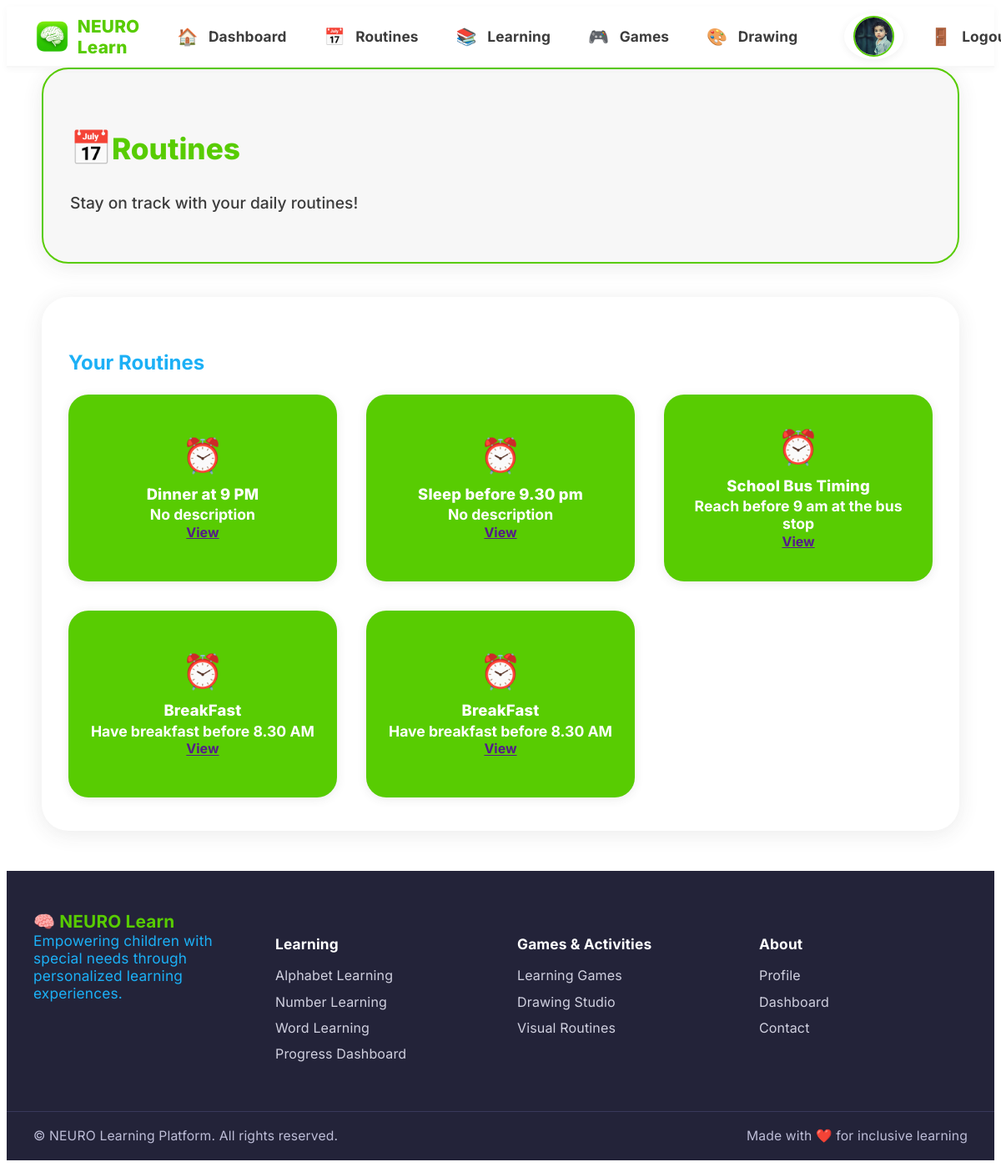
Screenshot of /routines/ (signed in) with the database file from the repository.
### apps/users/models.py (models this page shows, shortened)
class CustomUser(AbstractUser):
    class UserRole(models.TextChoices):
        PARENT = 'parent', _('Parent')
        THERAPIST = 'therapist', _('Therapist')
        TEACHER = 'teacher', _('Teacher')
        CHILD = 'child', _('Child')
    email = models.EmailField(_('email address'), unique=True)
    role = models.CharField(
        max_length=20,
        choices=UserRole.choices,
        default=UserRole.PARENT,
        help_text=_('User role in the system')
    )
    username = models.CharField(max_length=150, unique=True, blank=True, null=True)
    phone_number = models.CharField(max_length=15, blank=True, null=True)
    date_of_birth = models.DateField(blank=True, null=True)
    profile_picture = models.ImageField(upload_to='profile_pics/', blank=True, null=True)
    USERNAME_FIELD = 'email'
    REQUIRED_FIELDS = ['username', 'role']
    class Meta:
        verbose_name = _('user')
        verbose_name_plural = _('users')

### apps/routines/models.py (models this page shows, shortened)
class Routine(models.Model):
    title = models.CharField(max_length=200)
    description = models.TextField(blank=True, null=True)
    created_by = models.ForeignKey(
        settings.AUTH_USER_MODEL,
        on_delete=models.CASCADE,
        related_name='created_routines'
    )
    assigned_to = models.ManyToManyField(
        settings.AUTH_USER_MODEL,
        related_name='assigned_routines',
        limit_choices_to={'role': 'child'}
    )
    is_active = models.BooleanField(default=True)
    created_at = models.DateTimeField(auto_now_add=True)
    updated_at = models.DateTimeField(auto_now=True)
    class Meta:
        ordering = ['-created_at']

### apps/routines/views.py (the view, shortened to what this page needs)
# urls.py: path('', views.routine_list, name='routine_list'),
@login_required
def routine_list(request):
    user = request.user
    if user.role == 'child':
        routines = Routine.objects.filter(
            assigned_to=user,
            is_active=True
        )
    elif user.role in ['therapist', 'teacher']:
        routines = Routine.objects.filter(created_by=user)
    else:
        routines = Routine.objects.none()
    context = {
        'routines': routines,
        'user_role': user.role
    }
    return render(request, 'routines/routine_list.html', context)

### templates/routines/routine_list.html (shortened to what this page needs)
{% extends 'base.html' %}
{% load static %}
{% block content %}
<div class="duo-dashboard-container mx-auto py-5">
    <div class="duo-card welcome-card text-center shadow-sm mb-4">
        <h2 class="duo-title mb-2">
            <span class="me-2" style="font-size:2.5rem;">📅</span>Routines
        </h2>
        <p class="duo-lead">Stay on track with your daily routines!</p>
    </div>
    <div class="duo-card shadow-sm p-4">
        <h3 class="duo-section-title mb-4 text-center">Your Routines</h3>
        <div class="duo-dashboard-grid">
            {% for routine in routines %}
            <div class="duo-module-card duo-green text-center d-flex flex-column align-items-center justify-content-center">
                <span class="duo-icon mb-2">⏰</span>
                <span class="duo-module-title">{{ routine.title }}</span>
                <div class="mt-2 text-white-50 small">{{ routine.description|default:"No description" }}</div>
                <div class="mt-2">
                    <a href="{{ routine.get_absolute_url }}" class="btn btn-light btn-sm mt-2">View</a>
                </div>
            </div>
            {% empty %}
            <div class="text-center w-100 text-muted">No routines available yet.</div>
            {% endfor %}
        </div>
    </div>
</div>
{% endblock %}

### templates/base.html (shortened to what this page needs)
<!DOCTYPE html>
<html lang="en">
<head>
    {% load static %}
    <link rel="stylesheet" href="/static/css/child_dashboard_duolingo.css">
    <link rel="stylesheet" href="/static/css/duo_header_footer.css">
</head>
<body>
    <header class="duo-header">
        <div class="container-fluid d-flex align-items-center justify-content-between py-2">
            <div class="d-flex align-items-center">
                <a href="/dashboard/" class="duo-logo-link">
                    <img src="{% static 'img/green_brain_icon.png' %}" alt="NEURO Learn Logo" class="duo-logo" style="width:2.8rem; height:2.8rem; object-fit:contain; vertical-align:middle;">
                    <span class="duo-brand">NEURO Learn</span>
                </a>
            </div>
            <nav class="duo-nav d-flex align-items-center">
                <a href="/dashboard/" class="duo-nav-link" title="Dashboard"><span class="duo-nav-icon">🏠</span><span class="duo-nav-label">Dashboard</span></a>
                <a href="/routines/" class="duo-nav-link" title="My Routines"><span class="duo-nav-icon">📅</span><span class="duo-nav-label">Routines</span></a>
                <a href="/learning/" class="duo-nav-link" title="Learning"><span class="duo-nav-icon">📚</span><span class="duo-nav-label">Learning</span></a>
                <a href="/games/" class="duo-nav-link" title="Games"><span class="duo-nav-icon">🎮</span><span class="duo-nav-label">Games</span></a>
                <a href="/drawing/" class="duo-nav-link" title="Drawing"><span class="duo-nav-icon">🎨</span><span class="duo-nav-label">Drawing</span></a>
                <a href="/profile/" class="duo-nav-link duo-avatar-link ms-3" title="Profile">
                    {% if user.profile_picture %}
                        <img src="{{ user.profile_picture.url }}" alt="Profile" class="duo-avatar-img" style="background: none; box-shadow: none;">
                    {% else %}
                        <span class="duo-avatar">{{ user.first_name|default:user.username|first|upper }}</span>
                    {% endif %}
                </a>
                <a href="/logout/" class="duo-nav-link ms-3" title="Logout">
                    <span class="duo-nav-icon">🚪</span>
                    <span class="duo-nav-label">Logout</span>
                </a>
            </nav>
        </div>
    </header>
    <main>
        {% block content %}{% endblock %}
    </main>
    <footer class="duo-footer mt-5">
        <div class="duo-footer-main">
            <div class="duo-footer-col">
                <div class="duo-footer-logo">🧠 NEURO Learn</div>
                <div class="duo-footer-slogan">Empowering children with special needs through personalized learning experiences.</div>
            </div>
            <div class="duo-footer-col">
                <h5>Learning</h5>
                <ul class="duo-footer-links">
                    <li><a href="/learning/alphabet/">Alphabet Learning</a></li>
                    <li><a href="/learning/numbers/">Number Learning</a></li>
                    <li><a href="/learning/words/">Word Learning</a></li>
                    <li><a href="/learning/progress/">Progress Dashboard</a></li>
                </ul>
            </div>
            <div class="duo-footer-col">
                <h5>Games & Activities</h5>
                <ul class="duo-footer-links">
                    <li><a href="/games/">Learning Games</a></li>
                    <li><a href="/drawing/">Drawing Studio</a></li>
                    <li><a href="/routines/">Visual Routines</a></li>
                </ul>
            </div>
            <div class="duo-footer-col">
                <h5>About</h5>
                <ul class="duo-footer-links">
                    <li><a href="/profile/">Profile</a></li>
                    <li><a href="/dashboard/">Dashboard</a></li>
                    <li><a href="#">Contact</a></li>
                </ul>
            </div>
        </div>
        <div class="duo-footer-bottom">
            <span>© {{ now|date:'Y' }} NEURO Learning Platform. All rights reserved.</span>
            <span>Made with ❤️ for inclusive learning</span>
        </div>
    </footer>
</body>
</html>

### static/css/child_dashboard_duolingo.css (style rules this page uses)
body, .child-dashboard-duo { background: #fff !important; color: #3C3C3C; font-family: 'Nunito', 'Segoe UI', Arial, sans-serif; min-height: 100vh; }
.duo-dashboard-container { max-width: 1100px; margin: 0 auto; padding: 0 2rem; }
.duo-dashboard-grid { display: grid; grid-template-columns: repeat(3, 1fr); gap: 2.2rem; margin-top: 1.5rem; }
.duo-card { background: #fff; border-radius: 2rem; box-shadow: 0 4px 24px rgba(60,60,60,0.10); padding: 2.5rem 2rem; margin-bottom: 2.5rem; }
.welcome-card { background: #F7F7F7; border: 2px solid #58CC02; }
.duo-title { font-size: 2.2rem; font-weight: 800; color: #58CC02; }
.duo-lead { font-size: 1.2rem; color: #3C3C3C; font-weight: 500; }
.duo-section-title { font-size: 1.5rem; font-weight: 700; color: #1CB0F6; margin-bottom: 1.5rem; }
.duo-module-card { border-radius: 1.5rem; font-size: 1.1rem; font-weight: 700; box-shadow: 0 2px 12px rgba(60,60,60,0.10); transition: transform 0.18s, box-shadow 0.18s, background 0.18s; border: none; min-height: 160px; min-width: 0; padding: 2rem 1.2rem; display: flex; flex-direction: column; align-items: center; justify-content: center; text-align: center; margin-bottom: 0; background: #fff; }
.duo-green { background: #58CC02 !important; color: #fff !important; }
.duo-icon { font-size: 2.5rem; margin-bottom: 0.7rem; }
.duo-module-title { font-size: 1.15rem; font-weight: 800; letter-spacing: 0.01em; margin-bottom: 0.2rem; }
.btn, .btn-sm { border-radius: 1.2rem !important; font-weight: 700; font-size: 1rem; padding: 0.4rem 1.2rem; margin-top: 0.2rem; }

### static/css/duo_header_footer.css (style rules this page uses)
body, .child-dashboard-duo { font-family: 'Inter', 'Nunito', 'Segoe UI', Arial, sans-serif; }
.duo-header { background: #fff; border-bottom: 2px solid #F7F7F7; box-shadow: 0 2px 8px rgba(60,60,60,0.04); position: sticky; top: 0; z-index: 100; width: 100%; min-height: 54px; }
.duo-header .container-fluid { display: flex; align-items: center; justify-content: space-between; flex-wrap: nowrap; padding: 0.5rem 2rem; }
.duo-logo-link { display: flex; align-items: center; text-decoration: none; margin-right: 2rem; }
.duo-logo { font-size: 2.1rem; margin-right: 0.5rem; color: #58CC02; }
.duo-brand { font-size: 1.3rem; font-weight: 800; color: #58CC02; letter-spacing: 0.01em; }
.duo-nav { display: flex; flex-direction: row; align-items: center; gap: 1.2rem; flex: 1 1 auto; }
.duo-nav-link { display: flex; align-items: center; justify-content: center; background: transparent; border-radius: 1.2rem; padding: 0.32rem 0.8rem; font-size: 1.05rem; color: #3C3C3C; text-decoration: none; font-weight: 700; transition: background 0.15s, color 0.15s, box-shadow 0.15s; box-shadow: none; gap: 0.5rem; }
.duo-nav-icon { font-size: 1.25rem; margin-right: 0.3rem; }
.duo-nav-label { font-size: 1.08rem; font-weight: 700; letter-spacing: 0.01em; }
.duo-avatar-link { padding: 0.2rem 0.7rem; background: #fff !important; color: #fff !important; border-radius: 50%; font-size: 1.2rem; margin-left: 1.5rem; box-shadow: 0 2px 8px rgba(60,60,60,0.08); border: none; }
.duo-footer { background: #232339; color: #fff; border-top: none; font-size: 1rem; font-weight: 400; letter-spacing: 0.01em; margin-top: 3rem; box-shadow: none; padding: 0; }
.duo-footer-slogan { color: #1CB0F6; font-size: 1.08rem; margin-bottom: 1.2rem; }
.duo-footer-main { max-width: 1200px; margin: 0 auto; padding: 3rem 2rem 1.5rem 2rem; display: flex; flex-wrap: wrap; gap: 2.5rem; justify-content: space-between; }
.duo-footer-col { min-width: 180px; flex: 1 1 180px; margin-bottom: 1.5rem; }
.duo-footer-col h5 { color: #fff; font-size: 1.08rem; font-weight: 700; margin-bottom: 1.1rem; letter-spacing: 0.01em; }
.duo-footer-links { list-style: none; padding: 0; margin: 0; }
.duo-footer-links li { margin-bottom: 0.7rem; }
.duo-footer-links a { color: #d1d1e0; text-decoration: none; font-weight: 400; transition: color 0.15s; }
.duo-footer-bottom { border-top: 1px solid #39395a; padding: 1.2rem 2rem 1.2rem 2rem; display: flex; justify-content: space-between; align-items: center; font-size: 0.98rem; color: #bdbdd7; background: #232339; }
.duo-footer-logo { font-size: 1.3rem; font-weight: 700; color: #58CC02; display: flex; align-items: center; gap: 0.5rem; }
.duo-avatar-img { width: 2.8rem; height: 2.8rem; object-fit: cover; border-radius: 50%; border: 2px solid #58CC02; background: #fff; display: inline-block; }

### rows the page displays
CustomUser: profile_picture (picture)
Routine: title "Dinner at 9 PM", description "No description"
Routine: title "Sleep before 9.30 pm", description "No description"
Routine: title "School Bus Timing", description "Reach before 9 am at the bus stop"
Routine: title "BreakFast", description "Have breakfast before 8.30 AM"
Routine: title "BreakFast", description "Have breakfast before 8.30 AM"
